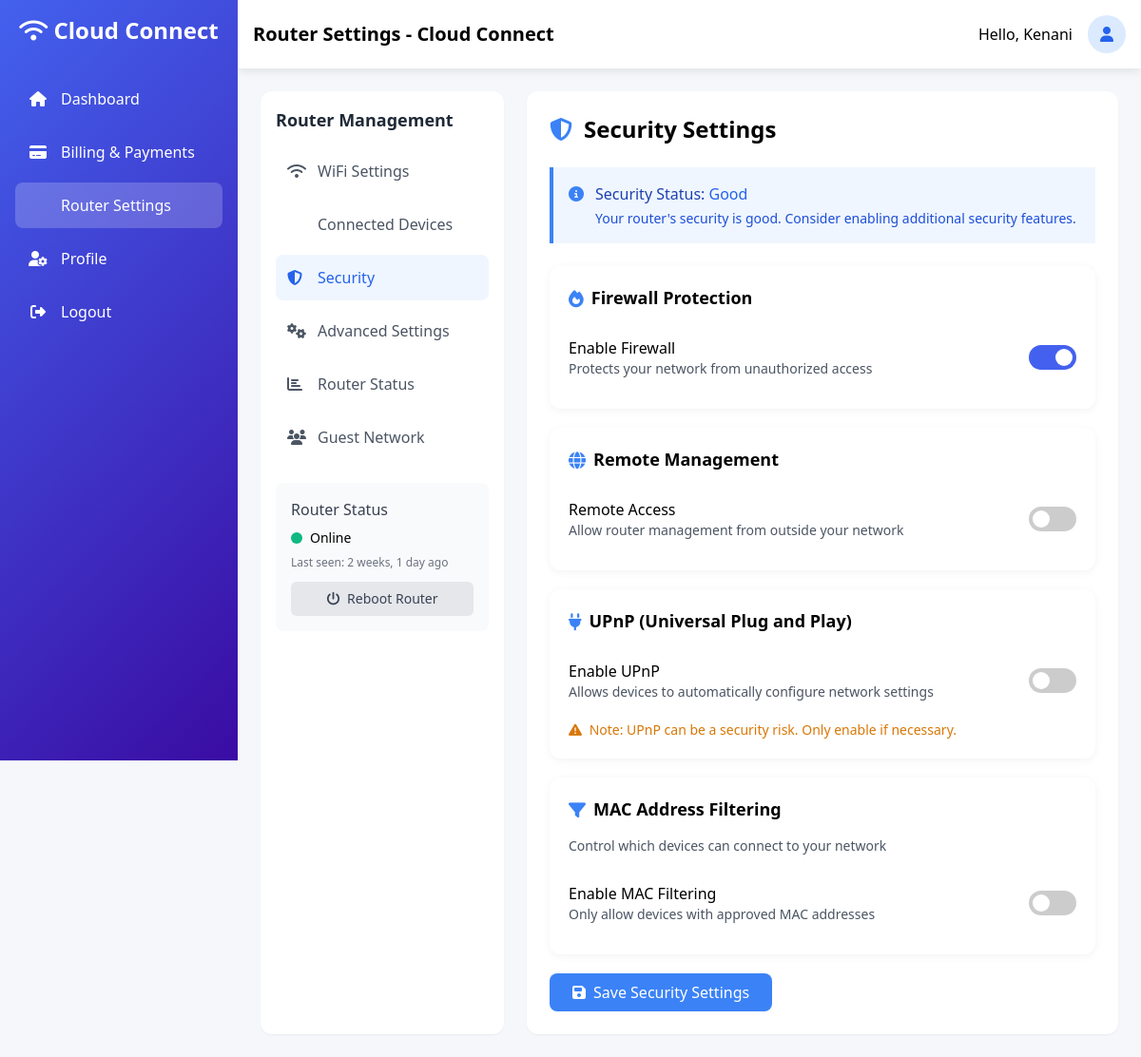
The page /router/security/ (signed in) on the database its author committed.
### accounts/models.py (models this page shows, shortened)
class CustomUser(AbstractUser):
    COMPANY_ACCOUNT_TYPES = [
        ('prepaid', 'Prepaid'),
        ('postpaid', 'Postpaid'),
        ('corporate', 'Corporate'),
    ]
    company_account_number = models.CharField(max_length=20, unique=True)
    phone = PhoneNumberField(blank=True, null=True)
    address = models.TextField(blank=True)
    city = models.CharField(max_length=100, blank=True)
    state = models.CharField(max_length=100, blank=True)
    country = CountryField(blank=True)
    zip_code = models.CharField(max_length=20, blank=True)
    account_type = models.CharField(max_length=10, choices=COMPANY_ACCOUNT_TYPES, default='prepaid')
    email_verified = models.BooleanField(default=False)
    is_active = models.BooleanField(default=True)
    language = models.CharField(max_length=10, default='en', choices=[('en', 'English'), ('es', 'Spanish')])
    timezone = models.CharField(max_length=50, default='UTC')
    date_format = models.CharField(max_length=20, default='MM/DD/YYYY')
    dark_mode = models.BooleanField(default=False)
    email_notifications = models.BooleanField(default=True)
    sms_notifications = models.BooleanField(default=False)
    billing_reminders = models.BooleanField(default=True)
    service_updates = models.BooleanField(default=True)
    promotional_offers = models.BooleanField(default=False)
    two_factor_enabled = models.BooleanField(default=False)
    last_password_change = models.DateTimeField(auto_now_add=True)
    date_joined = models.DateTimeField(auto_now_add=True)
    last_updated = models.DateTimeField(auto_now=True)
    class Meta:
        ordering = ['-date_joined']
        indexes = [
            models.Index(fields=['email']),
            models.Index(fields=['company_account_number']),
            models.Index(fields=['is_active']),
        ]

### router_manager/models.py (models this page shows, shortened)
class Router(models.Model):
    SECURITY_TYPES = [
        ('wpa2', 'WPA2-Personal (Recommended)'),
        ('wpa3', 'WPA3-Personal'),
        ('wpa', 'WPA/WPA2-Personal'),
        ('wep', 'WEP (Insecure)'),
        ('none', 'None (Open Network)'),
    ]
    BAND_TYPES = [
        ('2.4ghz', '2.4 GHz (Longer range)'),
        ('5ghz', '5 GHz (Faster speed)'),
        ('both', 'Both (Dual-band)'),
    ]
    CHANNEL_WIDTHS = [
        ('20mhz', '20 MHz'),
        ('40mhz', '40 MHz'),
        ('80mhz', '80 MHz'),
        ('auto', 'Auto (Recommended)'),
    ]
    user = models.OneToOneField(CustomUser, on_delete=models.CASCADE, related_name='router')
    mac_address = models.CharField(max_length=17, unique=True)
    model = models.CharField(max_length=100)
    ssid = models.CharField(max_length=32, default='ConnectWise_Network')
    password = models.CharField(max_length=64)
    security_type = models.CharField(max_length=10, choices=SECURITY_TYPES, default='wpa2')
    hide_ssid = models.BooleanField(default=False)
    band = models.CharField(max_length=10, choices=BAND_TYPES, default='both')
    channel_width = models.CharField(max_length=10, choices=CHANNEL_WIDTHS, default='auto')
    firewall_enabled = models.BooleanField(default=True)
    remote_access = models.BooleanField(default=False)
    upnp_enabled = models.BooleanField(default=False)
    last_seen = models.DateTimeField(auto_now=True)
    is_online = models.BooleanField(default=True)
    created_at = models.DateTimeField(auto_now_add=True)
    updated_at = models.DateTimeField(auto_now=True)
    class Meta:
        ordering = ['-created_at']
    @property
    def security_status(self):
        if self.security_type == 'wpa3':
            return "Excellent"
        elif self.security_type == 'wpa2':
            return "Good"
        elif self.security_type == 'wpa':
            return "Fair"
        else:
            return "Poor"

### router_manager/views.py (the view, shortened to what this page needs)
# urls.py: path('security/', views.security_settings, name='security_settings'),
@login_required
def security_settings(request):
    try:
        router = Router.objects.get(user=request.user)
    except Router.DoesNotExist:
        messages.error(request, 'Please register your router first.')
        return redirect('router_settings')
    context = {
        'router': router,
        'tab': 'security'
    }
    return render(request, 'router/security.html', context)

### templates/router/security.html (shortened to what this page needs)
{% extends 'router/base_router.html' %}
{% block router_content %}
<div class="bg-white rounded-xl shadow-sm p-6">
    <h2 class="text-2xl font-semibold mb-6 flex items-center">
        <i class="fas fa-shield-alt text-blue-500 mr-3"></i>
        Security Settings
    </h2>
    <div class="bg-blue-50 border-l-4 border-blue-500 p-4 mb-6">
        <div class="flex items-start">
            <i class="fas fa-info-circle text-blue-500 mt-1 mr-3"></i>
            <div>
                <h3 class="font-medium text-blue-800">Security Status:
                    <span class="{% if router.security_status == 'Excellent' %}text-green-600
                                 {% elif router.security_status == 'Good' %}text-blue-600
                                 {% elif router.security_status == 'Fair' %}text-yellow-600
                                 {% else %}text-red-600{% endif %}">
                        {{ router.security_status }}
                    </span>
                </h3>
                <p class="text-blue-700 text-sm mt-1">
                    Your router's security is {{ router.security_status|lower }}.
                    {% if router.security_status == 'Excellent' %}Keep up the good work!
                    {% elif router.security_status == 'Good' %}Consider enabling additional security features.
                    {% elif router.security_status == 'Fair' %}We recommend improving your security settings.
                    {% else %}Your network may be vulnerable. Please take action.{% endif %}
                </p>
            </div>
        </div>
    </div>
    <form method="post">
        <div class="card mb-6">
            <h3 class="card-title">
                <i class="fas fa-fire text-blue-500 mr-2"></i>
                Firewall Protection
            </h3>
            <div class="flex items-center justify-between py-3">
                <div>
                    <h4 class="font-medium">Enable Firewall</h4>
                    <p class="text-sm text-gray-600">Protects your network from unauthorized access</p>
                </div>
                <label class="toggle-switch">
                    <span class="slider"></span>
                </label>
            </div>
        </div>
        <div class="card mb-6">
            <h3 class="card-title">
                <i class="fas fa-globe text-blue-500 mr-2"></i>
                Remote Management
            </h3>
            <div class="flex items-center justify-between py-3">
                <div>
                    <h4 class="font-medium">Remote Access</h4>
                    <p class="text-sm text-gray-600">Allow router management from outside your network</p>
                </div>
                <label class="toggle-switch">
                    <span class="slider"></span>
                </label>
            </div>
        </div>
        <div class="card mb-6">
            <h3 class="card-title">
                <i class="fas fa-plug text-blue-500 mr-2"></i>
                UPnP (Universal Plug and Play)
            </h3>
            <div class="flex items-center justify-between py-3">
                <div>
                    <h4 class="font-medium">Enable UPnP</h4>
                    <p class="text-sm text-gray-600">Allows devices to automatically configure network settings</p>
                </div>
                <label class="toggle-switch">
                    <span class="slider"></span>
                </label>
            </div>
            <p class="text-sm text-yellow-600 mt-2">
                <i class="fas fa-exclamation-triangle mr-1"></i>
                Note: UPnP can be a security risk. Only enable if necessary.
            </p>
        </div>
        <div class="card mb-6">
            <h3 class="card-title">
                <i class="fas fa-filter text-blue-500 mr-2"></i>
                MAC Address Filtering
            </h3>
            <p class="text-sm text-gray-600 mb-4">Control which devices can connect to your network</p>
            <div class="flex items-center justify-between py-3">
                <div>
                    <h4 class="font-medium">Enable MAC Filtering</h4>
                    <p class="text-sm text-gray-600">Only allow devices with approved MAC addresses</p>
                </div>
                <label class="toggle-switch">
                    <span class="slider"></span>
                </label>
            </div>
        </div>
        <button type="submit" class="bg-blue-500 hover:bg-blue-600 text-white py-2 px-6 rounded-lg flex items-center">
            <i class="fas fa-save mr-2"></i> Save Security Settings
        </button>
    </form>
</div>
{% endblock %}

### templates/router/base_router.html (shortened to what this page needs)
{% extends 'base.html' %}
{% load static %}
{% block page_title %}Router Settings - Cloud Connect{% endblock %}
{% block content %}
<div class="flex flex-col md:flex-row gap-6">
    <div class="w-full md:w-64 bg-white rounded-xl shadow-sm p-4">
        <h3 class="font-semibold text-lg mb-4 text-gray-800">Router Management</h3>
        <ul class="space-y-2">
            <li>
                <a href="{% url 'router_settings' %}" class="flex items-center p-3 rounded-lg {% if tab == 'wifi-settings' %}bg-blue-50 text-blue-600 font-medium{% else %}text-gray-600 hover:bg-gray-50{% endif %}">
                    <i class="fas fa-wifi w-5 mr-3"></i>
                    <span>WiFi Settings</span>
                </a>
            </li>
            <li>
                <a href="{% url 'connected_devices' %}" class="flex items-center p-3 rounded-lg {% if tab == 'connected-devices' %}bg-blue-50 text-blue-600 font-medium{% else %}text-gray-600 hover:bg-gray-50{% endif %}">
                    <span>Connected Devices</span>
                </a>
            </li>
            <li>
                <a href="{% url 'security_settings' %}" class="flex items-center p-3 rounded-lg {% if tab == 'security' %}bg-blue-50 text-blue-600 font-medium{% else %}text-gray-600 hover:bg-gray-50{% endif %}">
                    <i class="fas fa-shield-alt w-5 mr-3"></i>
                    <span>Security</span>
                </a>
            </li>
            <li>
                <a href="{% url 'advanced_settings' %}" class="flex items-center p-3 rounded-lg {% if tab == 'advanced' %}bg-blue-50 text-blue-600 font-medium{% else %}text-gray-600 hover:bg-gray-50{% endif %}">
                    <i class="fas fa-cogs w-5 mr-3"></i>
                    <span>Advanced Settings</span>
                </a>
            </li>
            <li>
                <a href="{% url 'router_status' %}" class="flex items-center p-3 rounded-lg {% if tab == 'status' %}bg-blue-50 text-blue-600 font-medium{% else %}text-gray-600 hover:bg-gray-50{% endif %}">
                    <i class="fas fa-chart-bar w-5 mr-3"></i>
                    <span>Router Status</span>
                </a>
            </li>
            <li>
                <a href="{% url 'guest_network' %}" class="flex items-center p-3 rounded-lg {% if tab == 'guest-network' %}bg-blue-50 text-blue-600 font-medium{% else %}text-gray-600 hover:bg-gray-50{% endif %}">
                    <i class="fas fa-users w-5 mr-3"></i>
                    <span>Guest Network</span>
                </a>
            </li>
        </ul>
        <div class="mt-6 p-4 bg-gray-50 rounded-lg">
            <h4 class="font-medium text-gray-700 mb-2">Router Status</h4>
            <div class="flex items-center mb-2">
                <div class="w-3 h-3 rounded-full {% if router.is_online %}bg-green-500{% else %}bg-red-500{% endif %} mr-2"></div>
                <span class="text-sm">{% if router.is_online %}Online{% else %}Offline{% endif %}</span>
            </div>
            <div class="text-xs text-gray-500">
                Last seen: {{ router.last_seen|timesince }} ago
            </div>
            <a href="{% url 'reboot_router' %}" class="mt-3 w-full text-center block py-2 px-3 bg-gray-200 text-gray-700 text-sm rounded-md hover:bg-gray-300">
                <i class="fas fa-power-off mr-1"></i> Reboot Router
            </a>
        </div>
    </div>
    <div class="flex-1">
        {% block router_content %}
        {% endblock %}
    </div>
</div>
{% endblock %}

### templates/base.html (shortened to what this page needs)
<!DOCTYPE html>
<html lang="en">
<head>
    <link href="https://cdn.jsdelivr.net/npm/tailwindcss@2.2.19/dist/tailwind.min.css" rel="stylesheet">
    <link rel="stylesheet" href="https://cdnjs.cloudflare.com/ajax/libs/font-awesome/6.4.0/css/all.min.css">
</head>
<body>
    <div class="sidebar fixed left-0 top-0 p-4">
        <div class="logo text-2xl font-bold mb-8 text-center">
            <i class="fas fa-wifi"></i>
            <span class="menu-text">Cloud Connect</span>
        </div>
        <ul class="space-y-2">
            <li>
                <a href="{% url 'dashboard' %}" class="flex items-center p-3 rounded-lg {% if request.path == '/' %}bg-white bg-opacity-20{% endif %}">
                    <i class="fas fa-home w-6 text-center"></i>
                    <span class="menu-text ml-3">Dashboard</span>
                </a>
            </li>
            <li>
                <a href="{% url 'plan_selection' %}" class="flex items-center p-3 rounded-lg {% if 'billing' in request.path %}bg-white bg-opacity-20{% endif %}">
                    <i class="fas fa-credit-card w-6 text-center"></i>
                    <span class="menu-text ml-3">Billing & Payments</span>
                </a>
            </li>
            <li>
                <a href="{% url 'router_settings' %}" class="flex items-center p-3 rounded-lg {% if 'router' in request.path %}bg-white bg-opacity-20{% endif %}">
                    <span class="menu-text ml-3">Router Settings</span>
                </a>
            </li>
            <li>
                <a href="{% url 'profile' %}" class="flex items-center p-3 rounded-lg {% if 'profile' in request.path %}bg-white bg-opacity-20{% endif %}">
                    <i class="fas fa-user-cog w-6 text-center"></i>
                    <span class="menu-text ml-3">Profile</span>
                </a>
            </li>
            <li>
                <a href="{% url 'logout' %}" class="flex items-center p-3 rounded-lg">
                    <i class="fas fa-sign-out-alt w-6 text-center"></i>
                    <span class="menu-text ml-3">Logout</span>
                </a>
            </li>
        </ul>
    </div>
    <div class="main-content">
        <nav class="navbar p-4 flex justify-between items-center">
            <div>
                <h1 class="text-xl font-semibold">
                    {% block page_title %}{% endblock %}
                </h1>
            </div>
            <div class="flex items-center">
                <span class="mr-4">Hello, {{ user.first_name|default:user.username }}</span>
                <div class="w-10 h-10 rounded-full bg-blue-100 flex items-center justify-center">
                    <i class="fas fa-user text-blue-600"></i>
                </div>
            </div>
        </nav>
        <div class="p-6">
            {% block content %}
            {% endblock %}
        </div>
    </div>
</body>
</html>

### rows shown on the page
CustomUser: first_name "Kenani"
Router: last_seen "2 weeks, 1 day", security_status "Good", security_status "good"
